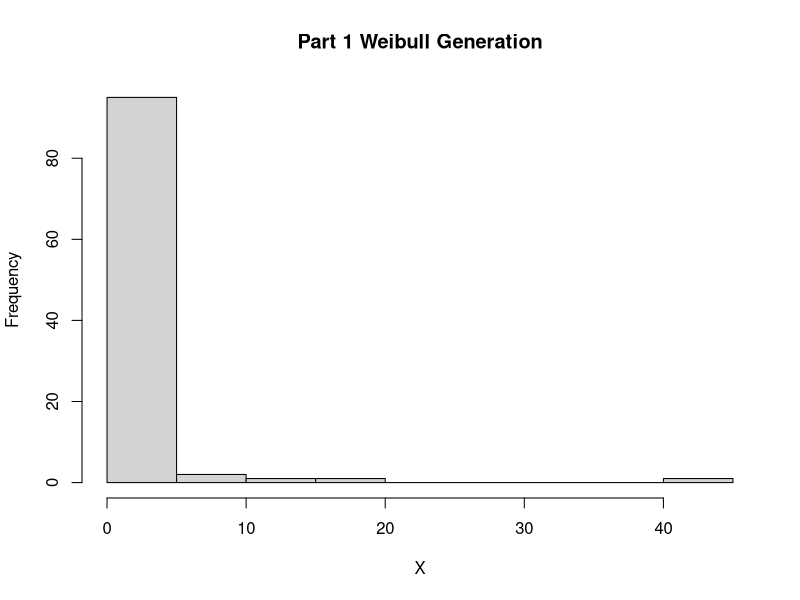
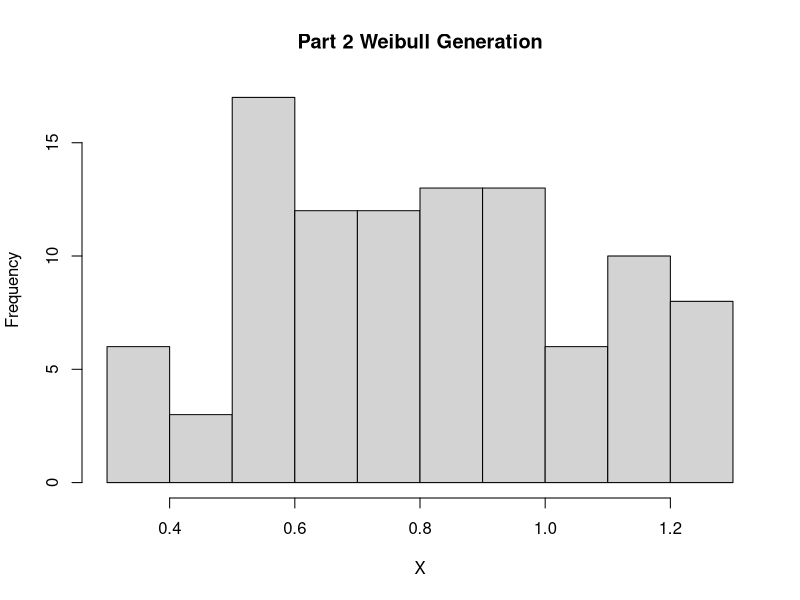
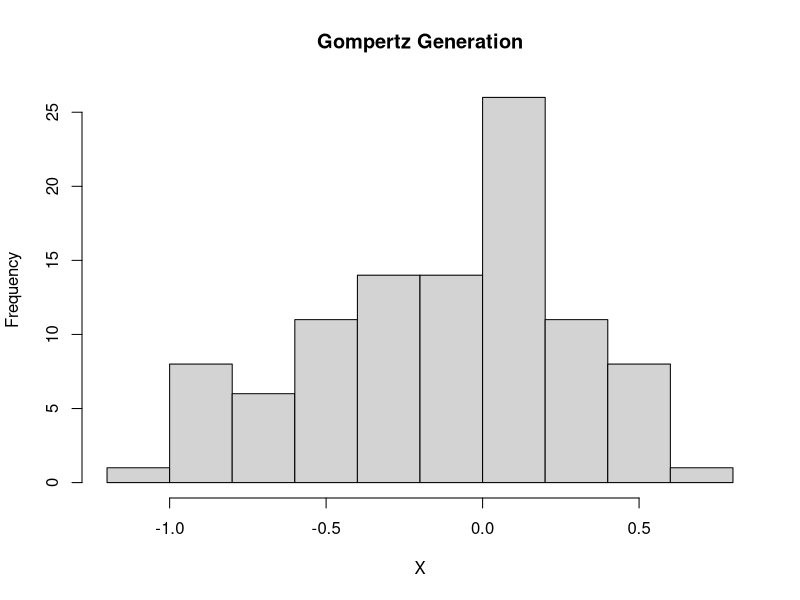

Reproduce these figures in R, in order. (Note: a time limit stopped this script after it produced the figures.)
## ---- chunk 1
knitr::opts_chunk$set(echo = TRUE)
## ---- chunk 2
library(MASS)
## ---- chunk 3
weibull.gen <- function(lambda, v, beta, z){
  N <- length(z)
  U <- runif(N, 0, 1)
  gen.vars <- (-log(U)/(lambda*exp(z*beta)))^(1/v)
  return(gen.vars)
}
## ---- chunk 4
Beta <- c(1,2)
Z1 <- sample(x=c(0,1), size=50, replace=TRUE, prob=c(0.5,0.5))
Z2 <- sample(x=c(0,1), size=50, replace=TRUE, prob=c(0.5,0.5))
Z <- c(Z1,Z2)

#Part i
part.1 <- weibull.gen(lambda = 1, v = 0.5, beta = Beta, z = Z)
summary(part.1)
hist(part.1, main = "Part 1 Weibull Generation", xlab = "X")

#Part ii
part.2 <- weibull.gen(lambda = 1, v = 5, beta = Beta, z = Z)
summary(part.2)
hist(part.2, main = "Part 2 Weibull Generation", xlab = "X")
## ---- chunk 5
gompertz.gen <- function(lambda, alpha, beta, z){
  N <- length(z)
  U <- runif(N, 0, 1)
  gen.vars <- (log(-alpha*log(U)/exp(z*beta)) - log(lambda))/alpha
  return(gen.vars)
}
## ---- chunk 6
Beta <- c(1,2)
Z1 <- sample(x=c(0,1), size=50, replace=TRUE, prob=c(0.5,0.5))
Z2 <- runif(50, 0, 3)
Z <- c(Z1, Z2)

our.gen <- gompertz.gen(lambda = 1, alpha = 5, beta = Beta, z = Z)
summary(our.gen)
hist(our.gen, main = "Gompertz Generation", xlab = "X")
## ---- chunk 7
our.ranks <- as.data.frame(matrix(nrow = 100, ncol = 1000))
## ---- chunk 8
set.seed(12345)

p <- 1000
Sigma <- matrix(nrow = p, ncol = p)
  

for(i in 1:p){
  for(k in 1:p){
    if(i != k){
      Sigma[i,k] <- .5^abs(i-k)
    }
    else{
      Sigma[i,k] <- 1
    }
  }
}

for(j in 1:100){
  n <- 400
  rho <- .5
  
  e <- rnorm(n, 0, 1)

  
  X <- mvrnorm(n = n, mu = rep(0,1000), Sigma = Sigma)
  
  Y <- 3*X[,1] + 3*X[,2] + 3*X[,3] + 3*X[,4] + e
  
  our.coef <- rep(0,1000)
  for(i in 1:p){
    reg.i <- lm(Y~X[,i])
    coef.i <- reg.i$coefficients[2]
    our.coef[i] <- abs(coef.i)
  }
  our.ranks[j,] <- rank(-our.coef)
}
## ---- chunk 9
PIT <- rep(0, 100)
our.ranks <- 1*(our.ranks < (400/log(400)))
for(i in 1:100){
  if(sum(our.ranks[i,1:4]) == 4){
    PIT[i] <- 1
  }
}
mean(PIT)
## ---- chunk 10
our.ranks <- as.data.frame(matrix(nrow = 100, ncol = 1000))
## ---- chunk 11
set.seed(12345)

p <- 1000
Sigma <- matrix(nrow = p, ncol = p)
  

for(i in 1:p){
  for(k in 1:p){
    if(i != k){
      Sigma[i,k] <- .5
    }
    else{
      Sigma[i,k] <- 1
    }
  }
}

for(j in 1:100){
  n <- 400
  rho <- .5
  
  e <- rnorm(n, 0, 1)

  
  X <- mvrnorm(n = n, mu = rep(0,1000), Sigma = Sigma)
  
  Y <- 3*X[,1] + 3*X[,2] + 3*X[,3] + 3*X[,4] + 3*X[,5] - 7.5*X[,6] + e
  
  our.coef <- rep(0,1000)
  for(i in 1:p){
    reg.i <- lm(Y~X[,i])
    coef.i <- reg.i$coefficients[2]
    our.coef[i] <- abs(coef.i)
  }
  our.ranks[j,] <- rank(-our.coef)
}
## ---- chunk 12
PIT <- rep(0, 100)
our.ranks <- 1*(our.ranks < (400/log(400)))
for(i in 1:100){
  if(sum(our.ranks[i,1:6]) == 6){
    PIT[i] <- 1
  }
}
mean(PIT)
## ---- chunk 13
our.ranks <- as.data.frame(matrix(nrow = 100, ncol = 1000))
## ---- chunk 14
set.seed(12345)

p <- 1000
Sigma <- matrix(nrow = p, ncol = p)
  

for(i in 1:p){
  for(k in 1:p){
    if(i != k){
      Sigma[i,k] <- .5
    }
    else{
      Sigma[i,k] <- 1
    }
  }
}

for(j in 1:100){
  n <- 400
  rho <- .5
  
  e <- rnorm(n, 0, 1)

  
  X <- mvrnorm(n = n, mu = rep(0,1000), Sigma = Sigma)
  
  Y <- 3*X[,1] + 3*X[,2] + 3*X[,3] + 3*X[,4] + 3*X[,5] - 7.5*X[,6] + e
  
  our.coef <- c(NA,rep(0,999))
  for(i in 2:p){
    reg.i <- lm(Y~X[,i]+X[,1])
    coef.i <- reg.i$coefficients[2]
    our.coef[i] <- abs(coef.i)
  }
  our.ranks[j,] <- rank(-our.coef)
}
## ---- chunk 15
PIT <- rep(0, 100)
our.ranks[,2:1000] <- 1*(our.ranks[,2:1000] < (400/log(400)))
for(i in 1:100){
  if(sum(our.ranks[i,2:6]) == 5){
    PIT[i] <- 1
  }
}
mean(PIT)
